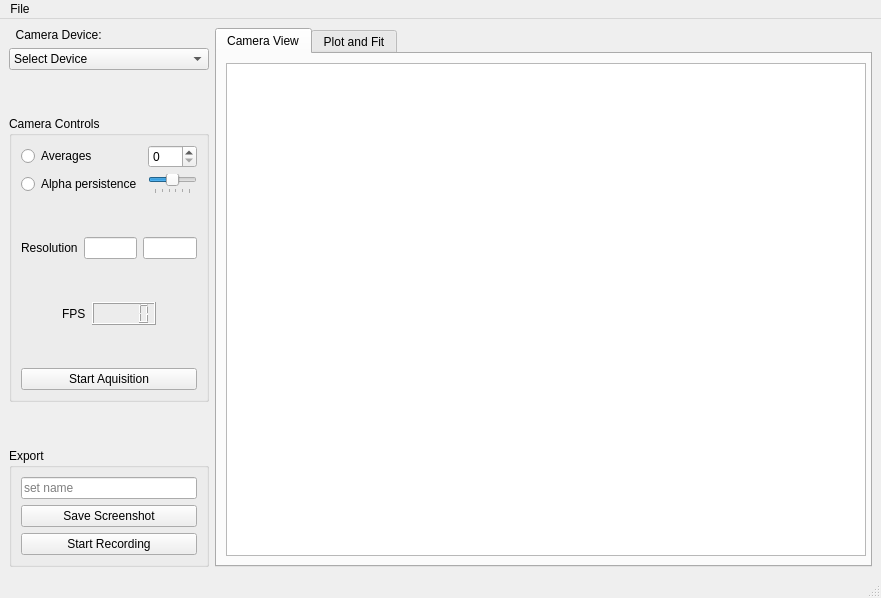
<?xml version="1.0" encoding="UTF-8"?>
<ui version="4.0">
 <class>MainWindow</class>
 <widget class="QMainWindow" name="MainWindow">
  <property name="geometry">
   <rect>
    <x>0</x>
    <y>0</y>
    <width>881</width>
    <height>598</height>
   </rect>
  </property>
  <property name="windowTitle">
   <string>Beam Profiler</string>
  </property>
  <property name="windowOpacity">
   <double>1.000000000000000</double>
  </property>
  <widget class="QWidget" name="centralwidget">
   <property name="minimumSize">
    <size>
     <width>881</width>
     <height>557</height>
    </size>
   </property>
   <layout class="QGridLayout" name="gridLayout_2">
    <item row="0" column="0">
     <layout class="QVBoxLayout" name="left_column">
      <property name="sizeConstraint">
       <enum>QLayout::SetDefaultConstraint</enum>
      </property>
      <item>
       <widget class="QLabel" name="cam_device_label">
        <property name="maximumSize">
         <size>
          <width>16777215</width>
          <height>20</height>
         </size>
        </property>
        <property name="text">
         <string>  Camera Device:</string>
        </property>
       </widget>
      </item>
      <item>
       <widget class="QComboBox" name="select_device_box">
        <item>
         <property name="text">
          <string>Select Device</string>
         </property>
        </item>
       </widget>
      </item>
      <item>
       <spacer name="verticalSpacer">
        <property name="orientation">
         <enum>Qt::Vertical</enum>
        </property>
        <property name="sizeType">
         <enum>QSizePolicy::MinimumExpanding</enum>
        </property>
        <property name="sizeHint" stdset="0">
         <size>
          <width>20</width>
          <height>40</height>
         </size>
        </property>
       </spacer>
      </item>
      <item>
       <widget class="QGroupBox" name="camera_control_box">
        <property name="sizePolicy">
         <sizepolicy hsizetype="Fixed" vsizetype="Preferred">
          <horstretch>0</horstretch>
          <verstretch>0</verstretch>
         </sizepolicy>
        </property>
        <property name="minimumSize">
         <size>
          <width>200</width>
          <height>0</height>
         </size>
        </property>
        <property name="title">
         <string>Camera Controls</string>
        </property>
        <layout class="QVBoxLayout" name="verticalLayout_2">
         <item>
          <layout class="QGridLayout" name="gridLayout">
           <item row="0" column="0">
            <widget class="QRadioButton" name="Averages_radiobutton">
             <property name="text">
              <string>Averages</string>
             </property>
            </widget>
           </item>
           <item row="0" column="1">
            <widget class="QSpinBox" name="averages_spinbox"/>
           </item>
           <item row="1" column="0">
            <widget class="QRadioButton" name="alpha_radiobutton">
             <property name="text">
              <string>Alpha persistence</string>
             </property>
            </widget>
           </item>
           <item row="1" column="1">
            <widget class="QSlider" name="alpha_persistence_slide">
             <property name="maximum">
              <number>10</number>
             </property>
             <property name="pageStep">
              <number>5</number>
             </property>
             <property name="sliderPosition">
              <number>5</number>
             </property>
             <property name="orientation">
              <enum>Qt::Horizontal</enum>
             </property>
             <property name="tickPosition">
              <enum>QSlider::TicksBelow</enum>
             </property>
             <property name="tickInterval">
              <number>2</number>
             </property>
            </widget>
           </item>
          </layout>
         </item>
         <item>
          <spacer name="verticalSpacer_4">
           <property name="orientation">
            <enum>Qt::Vertical</enum>
           </property>
           <property name="sizeHint" stdset="0">
            <size>
             <width>20</width>
             <height>40</height>
            </size>
           </property>
          </spacer>
         </item>
         <item>
          <layout class="QHBoxLayout" name="horizontalLayout">
           <item>
            <widget class="QLabel" name="res_label">
             <property name="text">
              <string>Resolution</string>
             </property>
            </widget>
           </item>
           <item>
            <widget class="QLineEdit" name="lineEdit_2"/>
           </item>
           <item>
            <widget class="QLineEdit" name="lineEdit_3"/>
           </item>
          </layout>
         </item>
         <item>
          <spacer name="verticalSpacer_5">
           <property name="orientation">
            <enum>Qt::Vertical</enum>
           </property>
           <property name="sizeHint" stdset="0">
            <size>
             <width>20</width>
             <height>40</height>
            </size>
           </property>
          </spacer>
         </item>
         <item>
          <layout class="QHBoxLayout" name="fps_header">
           <item>
            <spacer name="horizontalSpacer">
             <property name="orientation">
              <enum>Qt::Horizontal</enum>
             </property>
             <property name="sizeHint" stdset="0">
              <size>
               <width>40</width>
               <height>20</height>
              </size>
             </property>
            </spacer>
           </item>
           <item>
            <widget class="QLabel" name="fps_label">
             <property name="text">
              <string>FPS</string>
             </property>
            </widget>
           </item>
           <item>
            <widget class="QLCDNumber" name="fps_monitor">
             <property name="maximumSize">
              <size>
               <width>16777215</width>
               <height>25</height>
              </size>
             </property>
            </widget>
           </item>
           <item>
            <spacer name="horizontalSpacer_2">
             <property name="orientation">
              <enum>Qt::Horizontal</enum>
             </property>
             <property name="sizeHint" stdset="0">
              <size>
               <width>40</width>
               <height>20</height>
              </size>
             </property>
            </spacer>
           </item>
          </layout>
         </item>
         <item>
          <spacer name="verticalSpacer_3">
           <property name="orientation">
            <enum>Qt::Vertical</enum>
           </property>
           <property name="sizeHint" stdset="0">
            <size>
             <width>20</width>
             <height>40</height>
            </size>
           </property>
          </spacer>
         </item>
         <item>
          <widget class="QPushButton" name="aquisition_button">
           <property name="text">
            <string>Start Aquisition</string>
           </property>
          </widget>
         </item>
        </layout>
       </widget>
      </item>
      <item>
       <spacer name="verticalSpacer_2">
        <property name="orientation">
         <enum>Qt::Vertical</enum>
        </property>
        <property name="sizeType">
         <enum>QSizePolicy::MinimumExpanding</enum>
        </property>
        <property name="sizeHint" stdset="0">
         <size>
          <width>20</width>
          <height>40</height>
         </size>
        </property>
       </spacer>
      </item>
      <item>
       <widget class="QGroupBox" name="export_box">
        <property name="sizePolicy">
         <sizepolicy hsizetype="Fixed" vsizetype="Preferred">
          <horstretch>0</horstretch>
          <verstretch>0</verstretch>
         </sizepolicy>
        </property>
        <property name="minimumSize">
         <size>
          <width>200</width>
          <height>0</height>
         </size>
        </property>
        <property name="title">
         <string>Export</string>
        </property>
        <layout class="QVBoxLayout" name="verticalLayout_7">
         <item>
          <widget class="QLineEdit" name="lineEdit">
           <property name="inputMask">
            <string notr="true"/>
           </property>
           <property name="text">
            <string notr="true"/>
           </property>
           <property name="maxLength">
            <number>32767</number>
           </property>
           <property name="placeholderText">
            <string>set name</string>
           </property>
           <property name="clearButtonEnabled">
            <bool>false</bool>
           </property>
          </widget>
         </item>
         <item>
          <widget class="QPushButton" name="screenshot_button">
           <property name="text">
            <string>Save Screenshot</string>
           </property>
          </widget>
         </item>
         <item>
          <widget class="QPushButton" name="recording_button">
           <property name="text">
            <string>Start Recording</string>
           </property>
          </widget>
         </item>
        </layout>
       </widget>
      </item>
     </layout>
    </item>
    <item row="0" column="1">
     <layout class="QVBoxLayout" name="right_column">
      <item>
       <widget class="QTabWidget" name="ViewTabs_2">
        <property name="tabShape">
         <enum>QTabWidget::Rounded</enum>
        </property>
        <property name="currentIndex">
         <number>0</number>
        </property>
        <property name="usesScrollButtons">
         <bool>false</bool>
        </property>
        <widget class="QWidget" name="CameraTab">
         <attribute name="title">
          <string>Camera View</string>
         </attribute>
         <layout class="QVBoxLayout" name="verticalLayout_3">
          <item>
           <widget class="ImageView" name="cam_window">
            <property name="minimumSize">
             <size>
              <width>640</width>
              <height>480</height>
             </size>
            </property>
           </widget>
          </item>
         </layout>
        </widget>
        <widget class="QWidget" name="PlotTab">
         <attribute name="title">
          <string>Plot and Fit</string>
         </attribute>
         <layout class="QVBoxLayout" name="verticalLayout_4">
          <item>
           <widget class="ImageView" name="plot_window"/>
          </item>
          <item>
           <widget class="QGroupBox" name="fit_options">
            <property name="title">
             <string>Options</string>
            </property>
            <layout class="QHBoxLayout" name="horizontalLayout_4">
             <item>
              <widget class="QLabel" name="label_3">
               <property name="text">
                <string>Left</string>
               </property>
              </widget>
             </item>
             <item>
              <widget class="QLabel" name="label_2">
               <property name="text">
                <string>right</string>
               </property>
              </widget>
             </item>
            </layout>
           </widget>
          </item>
         </layout>
        </widget>
       </widget>
      </item>
     </layout>
    </item>
   </layout>
   <zorder>ViewDock</zorder>
   <zorder>SettingsDock</zorder>
   <zorder>layoutWidget</zorder>
   <zorder></zorder>
  </widget>
  <widget class="QMenuBar" name="menubar">
   <property name="geometry">
    <rect>
     <x>0</x>
     <y>0</y>
     <width>881</width>
     <height>21</height>
    </rect>
   </property>
   <widget class="QMenu" name="menuFile">
    <property name="title">
     <string>File</string>
    </property>
    <addaction name="actionQuit"/>
   </widget>
   <addaction name="menuFile"/>
  </widget>
  <widget class="QStatusBar" name="statusBar"/>
  <action name="actionQuit">
   <property name="text">
    <string>Quit</string>
   </property>
  </action>
 </widget>
 <customwidgets>
  <customwidget>
   <class>ImageView</class>
   <extends>QGraphicsView</extends>
   <header>pyqtgraph</header>
  </customwidget>
 </customwidgets>
 <tabstops>
  <tabstop>select_device_box</tabstop>
  <tabstop>Averages_radiobutton</tabstop>
  <tabstop>averages_spinbox</tabstop>
  <tabstop>alpha_radiobutton</tabstop>
  <tabstop>alpha_persistence_slide</tabstop>
  <tabstop>lineEdit_2</tabstop>
  <tabstop>lineEdit_3</tabstop>
  <tabstop>ViewTabs_2</tabstop>
  <tabstop>cam_window</tabstop>
  <tabstop>aquisition_button</tabstop>
  <tabstop>lineEdit</tabstop>
  <tabstop>screenshot_button</tabstop>
  <tabstop>recording_button</tabstop>
  <tabstop>plot_window</tabstop>
 </tabstops>
 <resources/>
 <connections/>
</ui>
